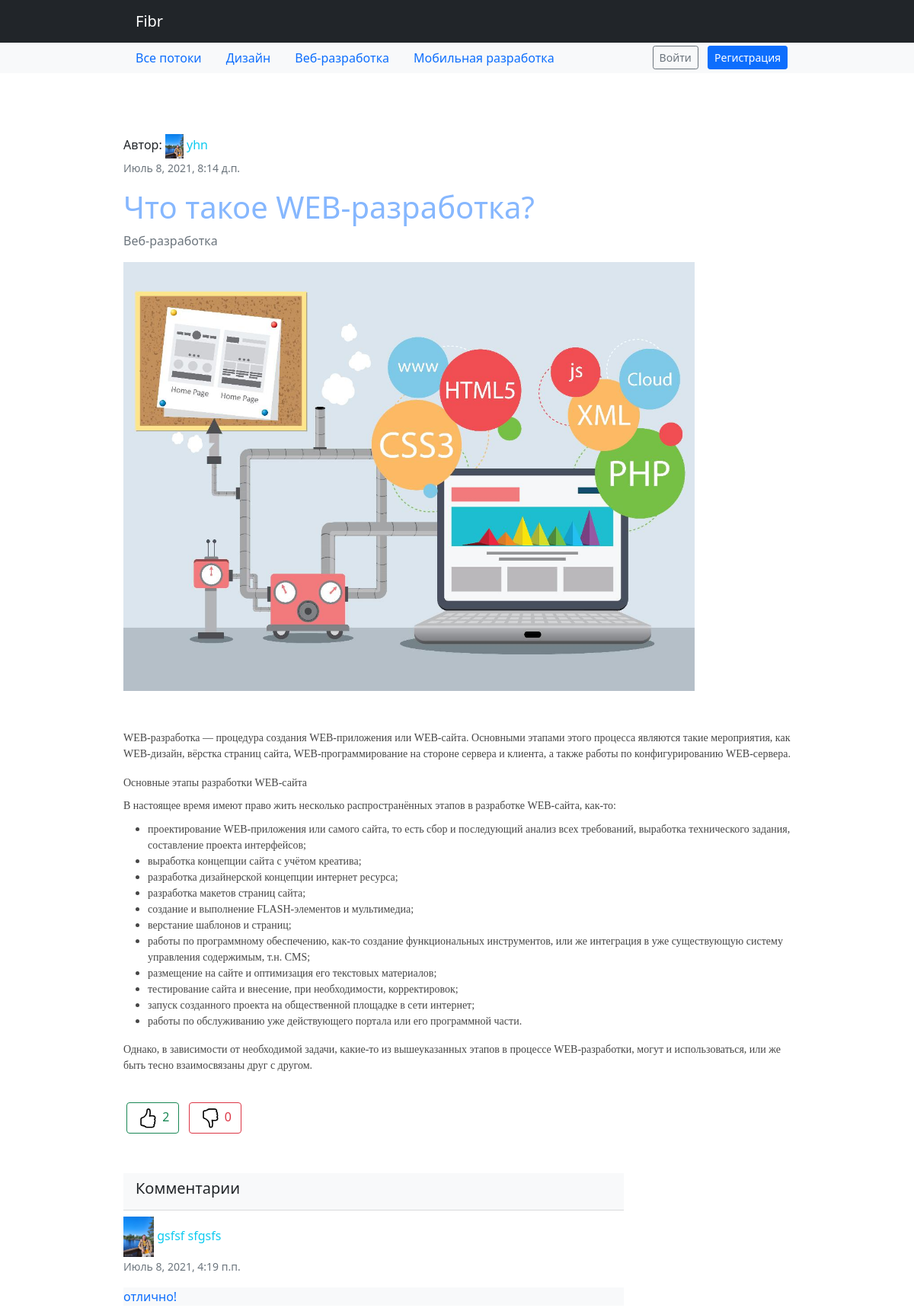
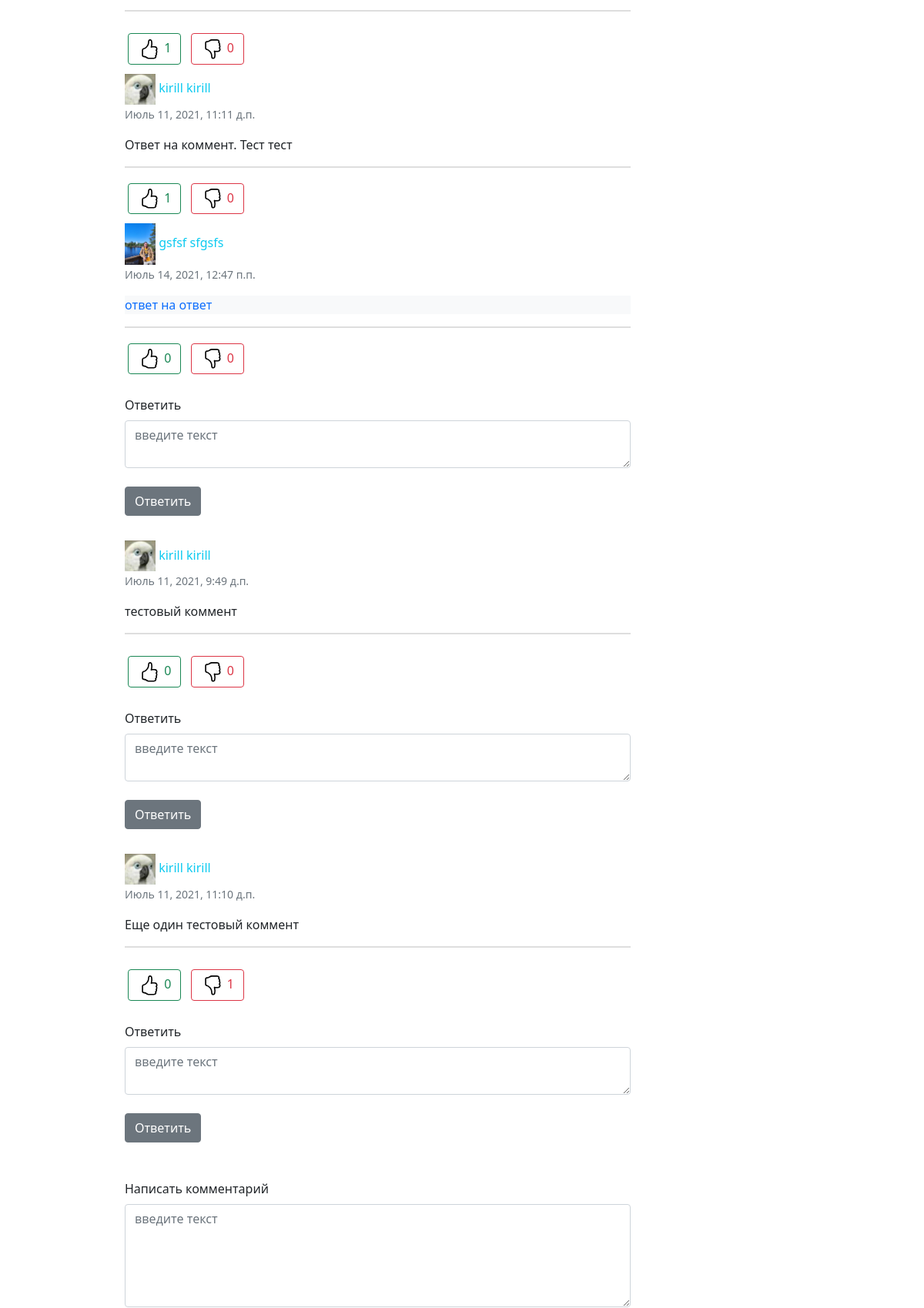
/article/14/ (upper part), run on the app's committed database (2 pictures, top to bottom).
### hub/models.py (models this page shows)
class Topic(models.Model):
    name = models.CharField(max_length=64)
    short_description = models.TextField(blank=True)
    class Meta:
        verbose_name = 'Тематика'
        verbose_name_plural = 'Тематики'
    def __str__(self):
        return self.name

### article/models.py (models this page shows, shortened)
class Article(models.Model):
    user = models.ForeignKey(User, on_delete=models.CASCADE)
    topic = models.ForeignKey(Topic, on_delete=models.CASCADE, verbose_name='Раздел')
    title = models.CharField(max_length=64, unique=True, verbose_name='Название')
    content = models.TextField(blank=True, verbose_name='Статья')
    image = models.ImageField(upload_to='article_images', blank=True, verbose_name='Фото')
    is_active = models.BooleanField(default=True, verbose_name='Активна', db_index=True)
    is_published = models.BooleanField(default=False, verbose_name='Опубликовать', db_index=True)
    created_at = models.DateTimeField(auto_now_add=True)
    updated_at = models.DateTimeField(auto_now=True)
    class Meta:
        verbose_name = 'Статья'
        verbose_name_plural = 'Статьи'
    def get_total_likes(self):
        likes = Like.objects.filter(article=self, is_liked=True, is_for_comment=False)
        return len(likes)
    def get_total_dislikes(self):
        likes = Like.objects.filter(article=self, is_disliked=True, is_for_comment=False)
        return len(likes)

class Comment(models.Model):
    user = models.ForeignKey(User, on_delete=models.CASCADE)
    article = models.ForeignKey(Article, on_delete=models.CASCADE)
    text = models.TextField(blank=True)
    created_at = models.DateTimeField(auto_now_add=True)
    updated_at = models.DateTimeField(auto_now=True)
    is_for_comment = models.BooleanField(default=False)
    @property
    def get_author_name(self):
        author_name = self.user.get_full_name()
        return author_name
    @property
    def get_author_avatar(self):
        author_avatar = self.user.image
        return author_avatar
    def get_total_likes(self):
        likes = CommentsLike.objects.filter(comment=self, is_liked=True)
        return len(likes)
    def get_total_dislikes(self):
        likes = CommentsLike.objects.filter(comment=self, is_disliked=True)
        return len(likes)
    @property
    def get_comments(self):
        comment_replies = CommentOnComment.objects.filter(comment=self)
        return comment_replies

class CommentOnComment(Comment):
    comment = models.ForeignKey(Comment, on_delete=models.CASCADE, related_name='comments')

### authapp/models.py (models this page shows, shortened)
class User(AbstractUser):
    image = models.ImageField(upload_to='users_avatars', blank=True, default='users_avatars/default.jpg')
    birthday = models.DateField(blank=True, null=True)
    def __str__(self):
        return self.username

### article/views.py (the view)
# urls.py: path('<int:pk>/', article.ArticleView.as_view(), name='article'),
class ArticleView(DetailView):
    model = Article
    template_name = 'article/article.html'
    def get_context_data(self, **kwargs):
        context = super().get_context_data(**kwargs)
        context['articles'] = Article.objects.filter(topic=self.kwargs.get('pk'))
        context['comments'] = Comment.objects.filter(article=self.kwargs.get('pk'), is_for_comment=False)
        return context

### context_processor.py (called while the page is built)
def topic_list(request):
    return {"topic_list": Topic.objects.all()}

### article/templates/article/article.html (shortened to what this page needs)
{% extends 'article/base.html' %}
{% load static %}
{% block content %}
    <div class="container w-75">
        <header class="accordion-header">
            Автор: <a href="user" class="text-info" title="Автор публикации" style="text-decoration: none;">
            <img src="{{ article.user.image.url }}" width="24" height="24" class="img-fluid" alt="img">
            <span class="text">{{ article.user }}</span>
        </a>
            <p class="timelist text-muted"><small>{{ article.created_at }}</small></p>
        </header>
        <div class="col-sm-12 w-75">
            <h1 class="card-title text" style="color: #86b7fe; cursor: default">
                {{ article.title }}</h1>
            <p class="text-muted"> {{ article.topic }}
            </p>
            <div class="col-sm-4">{% if article.image %}
                <img src="{{ article.image.url }}" class="img-responsive" alt="img" width="750">
            {% endif %}
            </div>
        </div>
        <p class="text w-75 pt-3"
           style="line-height: 1.70;font-size: 18px;overflow-wrap: break-word;"> {{ article.content | safe }}</p>
        <div class="panel-heading w-75 mt-4">
            <form action="{% url 'article:like_article' article.pk %}" method="POST">
                <button class="btn btn-outline-success m-1" type="submit" name="like_action" value="like">
                    {{ article.get_total_likes }}</button>
                <button class="btn btn-outline-danger m-1" type="submit" name="like_action" value="dislike">
                    {{ article.get_total_dislikes }}</button>
            </form>
        </div>
        <div class="card-header mt-5 w-75 bg-light">
            <p class="h5"> Комментарии</p>
        </div>
        {% include 'article/includes/inc_comments.html' %}
        <form class="form" action="{% url 'article:comment_article' article.pk %}" method="POST">
            <div class="form-body">
                <div class="form-group">
                    <label class="mt-4 w-75" for="review-desc-comment">Написать комментарий
                    </label>
                    <textarea class="form-control w-75 mt-2" id="review-desc-comment" name="text"
                              placeholder="введите текст" rows="5"></textarea>
                </div>
            </div>
        </form>
    </div>
{% endblock %}

### mainapp/templates/mainapp/includes/inc_nav_menu.html (shortened to what this page needs)
<nav class="navbar navbar-expand-lg navbar-dark bg-dark">
    <div class="container w-75">
        <a class="navbar-brand px-lg-3" href="/">Fibr</a>
    </div>
</nav>
<nav id="navbar_top" class="navbar-expand-md navbar-light bg-light">
    <div class="container d-flex justify-content-between w-75">
        <ul class="nav justify-content-center">
            <li class="nav-item">
                <a class="nav-link" href="/">Все потоки</a>
            </li>
            {% for topic in topic_list %}
                <li class="nav-item">
                    <a class="nav-link" href="{% url 'hub:topic' topic.pk %}">
                        {{ topic.name }}
                    </a>
                </li>
            {% endfor %}
        </ul>
        <ul class="nav">
            <li class="nav-item">
                <div class="d-grid gap-2 d-md-block mt-1">
                    {% if user.is_authenticated %}
                        <button class="btn btn-outline-secondary btn-sm my-0 m-1" type="button"
                                onclick="location.href='{% url 'auth:logout' %}'">
                            Выйти
                        </button>
                    {% else %}
                        <button class="btn btn-outline-secondary btn-sm my-0 m-1" type="button"
                                onclick="location.href='{% url 'auth:login' %}'">
                            Войти
                        </button>
                        <button class="btn btn-primary btn-sm my-0 m-1 " type="button"
                                onclick="location.href='{% url 'auth:register' %}'">Регистрация
                        </button>
                    {% endif %}
                </div>
            </li>
        </ul>
    </div>
</nav>

### article/templates/article/includes/inc_comments.html (shortened to what this page needs)
{% for comment in comments %}
    <header class="accordion-header mt-2 w-75">
        <a href="user" class="text-info" title="Автор публикации" style="text-decoration: none;">
            <img src="/media/{{ comment.get_author_avatar }}" width="40" height="40" class="img-fluid"
                 alt="img">
            <span class="text">{{ comment.get_author_name }}</span>
        </a>
        <p class="timelist text-muted"><small>{{ comment.created_at }}</small></p>
    </header>
    <div class="media-list media-bordered mt-2 w-75">
        <div class="media">
            <div class="media-body {% if comment.user.pk == article.user.pk %}bg-light text-primary{% endif %}">
                {{ comment.text }}
            </div>
            <hr style="border: 1px solid grey;">
        </div>
    </div>
    <div class="panel-heading w-75 mt-4">
        <form action="{% url 'article:like_comment' comment.pk %}" method="POST">
            <button class="btn btn-outline-success m-1" type="submit" name="like_action" value="like">
                {{ comment.get_total_likes }}</button>
            <button class="btn btn-outline-danger m-1" type="submit" name="like_action" value="dislike">
                {{ comment.get_total_dislikes }}</button>
        </form>
        </div>
    {% for reply in comment.get_comments %}
        <header class="accordion-header mt-2 w-75">
            <a href="user" class="text-info" title="Автор публикации" style="text-decoration: none;">
                <img src="/media/{{ reply.get_author_avatar }}" width="40" height="40" class="img-fluid"
                     alt="img">
                <span class="text">{{ reply.get_author_name }}</span>
            </a>
            <p class="timelist text-muted"><small>{{ reply.created_at }}</small></p>
        </header>
        <div class="media-list media-bordered mt-2 w-75">
            <div class="media">
                <div class="media-body {% if reply.user.pk == article.user.pk %}bg-light text-primary{% endif %}">
                    {{ reply.text }}
                </div>
                <hr style="border: 1px solid grey;">
            </div>
        </div>
        <form action="{% url 'article:like_comment' reply.pk %}" method="POST">
            <button class="btn btn-outline-success m-1" type="submit" name="like_action" value="like">
                {{ reply.get_total_likes }}</button>
            <button class="btn btn-outline-danger m-1" type="submit" name="like_action" value="dislike">
                {{ reply.get_total_dislikes }}</button>
        </form>
    {% endfor %}
    <form class="form" action="{% url 'article:reply_comment' comment.pk %}" method="POST">
        <div class="form-body">
            <div class="form-group">
                <label class="mt-4 w-75" for="review-desc-comment">Ответить
                </label>
                <textarea class="form-control w-75 mt-2" id="review-desc-comment" name="text"
                          placeholder="введите текст" rows="2"></textarea>
            </div>
            <button class="btn btn-secondary mt-4 mb-4" type="submit">
                Ответить
            </button>
        </div>
    </form>
{% endfor %}

### data on the page
Topic: name "Дизайн"
Topic: name "Веб-разработка"
Topic: name "Мобильная разработка"
Article: user.image (picture), user "yhn", created_at "Июль 8, 2021, 8:14 д.п.", title "Что такое WEB-разработка?", topic "Веб-разработка", image (picture), content "WEB-разработка — процедура создания WEB-приложения или WEB-сайта. Основными этапами этого процесса являются такие мероприятия, как WEB-дизайн, вёрстка страниц сайта, WEB-программирование на стороне сервера и клиента, а также работы по конфигурированию WEB-сервера. Основные этапы разработки WEB-сайта В настоящее время имеют право жить несколько распространённых этапов в разработке WEB-сайта, как-то: проектирование WEB-приложения или самого сайта, то есть сбор и последующий анализ всех требований, выработка технического задания, составление проекта интерфейсов; выработка концепции сайта с учётом креатива; разработка дизайнерской концепции интернет ресурса; разработка макетов страниц сайта;…", get_total_likes "2", get_total_dislikes "0"
Comment: get_author_avatar (picture), get_author_name "gsfsf sfgsfs", created_at "Июль 8, 2021, 4:19 п.п.", text "отлично!", get_total_likes "1", get_total_dislikes "0"
CommentOnComment: get_author_avatar (picture), get_author_name "kirill kirill", created_at "Июль 11, 2021, 11:11 д.п.", text "Ответ на коммент. Тест тест", get_total_likes "1", get_total_dislikes "0"
CommentOnComment: get_author_avatar (picture), get_author_name "gsfsf sfgsfs", created_at "Июль 14, 2021, 12:47 п.п.", text "ответ на ответ", get_total_likes "0", get_total_dislikes "0"
Comment: get_author_avatar (picture), get_author_name "kirill kirill", created_at "Июль 11, 2021, 9:49 д.п.", text "тестовый коммент", get_total_likes "0", get_total_dislikes "0"
Comment: get_author_avatar (picture), get_author_name "kirill kirill", created_at "Июль 11, 2021, 11:10 д.п.", text "Еще один тестовый коммент", get_total_likes "0", get_total_dislikes "1"
